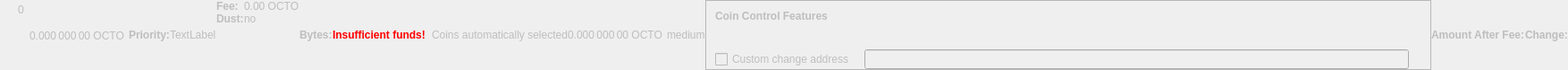
    <widget class="QWidget" name="dummyHideWidget" native="true">
     <property name="enabled">
      <bool>false</bool>
     </property>
     <property name="maximumSize">
      <size>
       <width>100</width>
       <height>22</height>
      </size>
     </property>
     <layout class="QHBoxLayout" name="dummyHideLayout">
      <property name="spacing">
       <number>0</number>
      </property>
      <property name="leftMargin">
       <number>0</number>
      </property>
      <property name="topMargin">
       <number>0</number>
      </property>
      <property name="rightMargin">
       <number>0</number>
      </property>
      <property name="bottomMargin">
       <number>0</number>
      </property>
      <item>
       <layout class="QFormLayout" name="formLayoutCoinControl1">
        <property name="horizontalSpacing">
         <number>10</number>
        </property>
        <property name="verticalSpacing">
         <number>14</number>
        </property>
        <property name="leftMargin">
         <number>10</number>
        </property>
        <property name="topMargin">
         <number>4</number>
        </property>
        <property name="rightMargin">
         <number>6</number>
        </property>
        <item row="0" column="1">
         <widget class="QLabel" name="labelCoinControlBytes">
          <property name="cursor">
           <cursorShape>IBeamCursor</cursorShape>
          </property>
          <property name="contextMenuPolicy">
           <enum>Qt::ActionsContextMenu</enum>
          </property>
          <property name="text">
           <string notr="true">0</string>
          </property>
          <property name="textInteractionFlags">
           <set>Qt::LinksAccessibleByMouse|Qt::TextSelectableByKeyboard|Qt::TextSelectableByMouse</set>
          </property>
         </widget>
        </item>
       </layout>
      </item>
      <item>
       <widget class="QLabel" name="labelCoinControlAfterFee">
        <property name="enabled">
         <bool>false</bool>
        </property>
        <property name="sizePolicy">
         <sizepolicy hsizetype="Fixed" vsizetype="Fixed">
          <horstretch>0</horstretch>
          <verstretch>0</verstretch>
         </sizepolicy>
        </property>
        <property name="minimumSize">
         <size>
          <width>111</width>
          <height>12</height>
         </size>
        </property>
        <property name="maximumSize">
         <size>
          <width>111</width>
          <height>12</height>
         </size>
        </property>
        <property name="cursor">
         <cursorShape>IBeamCursor</cursorShape>
        </property>
        <property name="contextMenuPolicy">
         <enum>Qt::ActionsContextMenu</enum>
        </property>
        <property name="text">
         <string notr="true">0.000 000 00 OCTO</string>
        </property>
        <property name="textInteractionFlags">
         <set>Qt::LinksAccessibleByMouse|Qt::TextSelectableByKeyboard|Qt::TextSelectableByMouse</set>
        </property>
       </widget>
      </item>
      <item>
       <widget class="QLabel" name="labelCoinControlPriorityText">
        <property name="enabled">
         <bool>false</bool>
        </property>
        <property name="font">
         <font>
          <weight>75</weight>
          <bold>true</bold>
         </font>
        </property>
        <property name="text">
         <string>Priority:</string>
        </property>
       </widget>
      </item>
      <item>
       <layout class="QHBoxLayout" name="horizontalLayout">
        <item>
         <widget class="QLabel" name="WarningLabel">
          <property name="text">
           <string>TextLabel</string>
          </property>
         </widget>
        </item>
       </layout>
      </item>
      <item>
       <layout class="QFormLayout" name="formLayoutCoinControl3">
        <property name="horizontalSpacing">
         <number>0</number>
        </property>
        <property name="verticalSpacing">
         <number>0</number>
        </property>
        <property name="leftMargin">
         <number>0</number>
        </property>
        <property name="topMargin">
         <number>0</number>
        </property>
        <property name="rightMargin">
         <number>0</number>
        </property>
        <item row="0" column="0">
         <widget class="QLabel" name="labelCoinControlFeeText">
          <property name="enabled">
           <bool>false</bool>
          </property>
          <property name="font">
           <font>
            <weight>75</weight>
            <bold>true</bold>
           </font>
          </property>
          <property name="text">
           <string>Fee:</string>
          </property>
          <property name="margin">
           <number>0</number>
          </property>
         </widget>
        </item>
        <item row="0" column="1">
         <widget class="QLabel" name="labelCoinControlFee">
          <property name="enabled">
           <bool>false</bool>
          </property>
          <property name="cursor">
           <cursorShape>IBeamCursor</cursorShape>
          </property>
          <property name="contextMenuPolicy">
           <enum>Qt::ActionsContextMenu</enum>
          </property>
          <property name="text">
           <string notr="true">0.00 OCTO</string>
          </property>
          <property name="textInteractionFlags">
           <set>Qt::LinksAccessibleByMouse|Qt::TextSelectableByKeyboard|Qt::TextSelectableByMouse</set>
          </property>
         </widget>
        </item>
        <item row="1" column="0">
         <widget class="QLabel" name="labelCoinControlLowOutputText">
          <property name="enabled">
           <bool>false</bool>
          </property>
          <property name="font">
           <font>
            <weight>75</weight>
            <bold>true</bold>
           </font>
          </property>
          <property name="text">
           <string>Dust:</string>
          </property>
         </widget>
        </item>
        <item row="1" column="1">
         <widget class="QLabel" name="labelCoinControlLowOutput">
          <property name="enabled">
           <bool>false</bool>
          </property>
          <property name="cursor">
           <cursorShape>IBeamCursor</cursorShape>
          </property>
          <property name="contextMenuPolicy">
           <enum>Qt::ActionsContextMenu</enum>
          </property>
          <property name="text">
           <string>no</string>
          </property>
          <property name="textInteractionFlags">
           <set>Qt::LinksAccessibleByMouse|Qt::TextSelectableByKeyboard|Qt::TextSelectableByMouse</set>
          </property>
         </widget>
        </item>
       </layout>
      </item>
      <item>
       <widget class="QLabel" name="labelCoinControlBytesText">
        <property name="enabled">
         <bool>false</bool>
        </property>
        <property name="font">
         <font>
          <weight>75</weight>
          <bold>true</bold>
         </font>
        </property>
        <property name="text">
         <string>Bytes:</string>
        </property>
       </widget>
      </item>
      <item>
       <layout class="QFormLayout" name="formLayoutCoinControl2">
        <property name="horizontalSpacing">
         <number>0</number>
        </property>
        <property name="verticalSpacing">
         <number>0</number>
        </property>
        <property name="leftMargin">
         <number>0</number>
        </property>
        <property name="topMargin">
         <number>0</number>
        </property>
        <property name="rightMargin">
         <number>0</number>
        </property>
       </layout>
      </item>
      <item>
       <layout class="QHBoxLayout" name="horizontalLayoutCoinControl2">
        <property name="spacing">
         <number>0</number>
        </property>
        <property name="bottomMargin">
         <number>0</number>
        </property>
       </layout>
      </item>
      <item>
       <widget class="QLabel" name="labelCoinControlInsuffFunds">
        <property name="enabled">
         <bool>false</bool>
        </property>
        <property name="minimumSize">
         <size>
          <width>0</width>
          <height>0</height>
         </size>
        </property>
        <property name="font">
         <font>
          <weight>75</weight>
          <bold>true</bold>
         </font>
        </property>
        <property name="styleSheet">
         <string notr="true">color:red;font-weight:bold;</string>
        </property>
        <property name="text">
         <string>Insufficient funds!</string>
        </property>
        <property name="margin">
         <number>5</number>
        </property>
       </widget>
      </item>
      <item>
       <layout class="QFormLayout" name="formLayoutCoinControl4">
        <property name="horizontalSpacing">
         <number>0</number>
        </property>
        <property name="verticalSpacing">
         <number>0</number>
        </property>
        <property name="leftMargin">
         <number>0</number>
        </property>
        <property name="topMargin">
         <number>0</number>
        </property>
        <property name="rightMargin">
         <number>0</number>
        </property>
       </layout>
      </item>
      <item>
       <widget class="QLabel" name="labelCoinControlChangeLabel">
        <property name="enabled">
         <bool>false</bool>
        </property>
        <property name="sizePolicy">
         <sizepolicy hsizetype="Preferred" vsizetype="Expanding">
          <horstretch>0</horstretch>
          <verstretch>0</verstretch>
         </sizepolicy>
        </property>
        <property name="minimumSize">
         <size>
          <width>0</width>
          <height>0</height>
         </size>
        </property>
        <property name="text">
         <string/>
        </property>
        <property name="margin">
         <number>3</number>
        </property>
       </widget>
      </item>
      <item>
       <widget class="QLabel" name="labelCoinControlAutomaticallySelected">
        <property name="enabled">
         <bool>false</bool>
        </property>
        <property name="sizePolicy">
         <sizepolicy hsizetype="Fixed" vsizetype="Fixed">
          <horstretch>0</horstretch>
          <verstretch>0</verstretch>
         </sizepolicy>
        </property>
        <property name="minimumSize">
         <size>
          <width>0</width>
          <height>0</height>
         </size>
        </property>
        <property name="maximumSize">
         <size>
          <width>240</width>
          <height>16777215</height>
         </size>
        </property>
        <property name="text">
         <string>Coins automatically selected</string>
        </property>
        <property name="margin">
         <number>5</number>
        </property>
       </widget>
      </item>
      <item>
       <widget class="QLabel" name="labelCoinControlChange">
        <property name="enabled">
         <bool>false</bool>
        </property>
        <property name="sizePolicy">
         <sizepolicy hsizetype="Fixed" vsizetype="Fixed">
          <horstretch>0</horstretch>
          <verstretch>0</verstretch>
         </sizepolicy>
        </property>
        <property name="minimumSize">
         <size>
          <width>111</width>
          <height>0</height>
         </size>
        </property>
        <property name="maximumSize">
         <size>
          <width>111</width>
          <height>16777215</height>
         </size>
        </property>
        <property name="cursor">
         <cursorShape>IBeamCursor</cursorShape>
        </property>
        <property name="contextMenuPolicy">
         <enum>Qt::ActionsContextMenu</enum>
        </property>
        <property name="text">
         <string notr="true">0.000 000 00 OCTO</string>
        </property>
        <property name="textInteractionFlags">
         <set>Qt::LinksAccessibleByMouse|Qt::TextSelectableByKeyboard|Qt::TextSelectableByMouse</set>
        </property>
       </widget>
      </item>
      <item>
       <widget class="QLabel" name="labelCoinControlPriority">
        <property name="enabled">
         <bool>false</bool>
        </property>
        <property name="cursor">
         <cursorShape>IBeamCursor</cursorShape>
        </property>
        <property name="contextMenuPolicy">
         <enum>Qt::ActionsContextMenu</enum>
        </property>
        <property name="text">
         <string>medium</string>
        </property>
        <property name="textInteractionFlags">
         <set>Qt::LinksAccessibleByMouse|Qt::TextSelectableByKeyboard|Qt::TextSelectableByMouse</set>
        </property>
       </widget>
      </item>
      <item>
       <widget class="QFrame" name="frameCoinControl">
        <property name="sizePolicy">
         <sizepolicy hsizetype="Expanding" vsizetype="Expanding">
          <horstretch>0</horstretch>
          <verstretch>0</verstretch>
         </sizepolicy>
        </property>
        <property name="maximumSize">
         <size>
          <width>16777215</width>
          <height>16777215</height>
         </size>
        </property>
        <property name="frameShape">
         <enum>QFrame::StyledPanel</enum>
        </property>
        <property name="frameShadow">
         <enum>QFrame::Sunken</enum>
        </property>
        <layout class="QVBoxLayout" name="verticalLayoutCoinControl2_2">
         <property name="spacing">
          <number>0</number>
         </property>
         <property name="leftMargin">
          <number>0</number>
         </property>
         <property name="topMargin">
          <number>0</number>
         </property>
         <property name="rightMargin">
          <number>0</number>
         </property>
         <property name="bottomMargin">
          <number>0</number>
         </property>
         <item>
          <layout class="QVBoxLayout" name="verticalLayoutCoinControl" stretch="0,0,0,1">
           <property name="spacing">
            <number>0</number>
           </property>
           <property name="leftMargin">
            <number>10</number>
           </property>
           <property name="topMargin">
            <number>10</number>
           </property>
           <item>
            <layout class="QHBoxLayout" name="horizontalLayoutCoinControl1">
             <property name="bottomMargin">
              <number>15</number>
             </property>
             <item>
              <widget class="QLabel" name="labelCoinControlFeatures">
               <property name="enabled">
                <bool>false</bool>
               </property>
               <property name="sizePolicy">
                <sizepolicy hsizetype="Preferred" vsizetype="Maximum">
                 <horstretch>0</horstretch>
                 <verstretch>0</verstretch>
                </sizepolicy>
               </property>
               <property name="font">
                <font>
                 <weight>75</weight>
                 <bold>true</bold>
                </font>
               </property>
               <property name="styleSheet">
                <string notr="true">font-weight:bold;</string>
               </property>
               <property name="text">
                <string>Coin Control Features</string>
               </property>
              </widget>
             </item>
            </layout>
           </item>
           <item>
            <widget class="QWidget" name="widgetCoinControl" native="true">
             <property name="sizePolicy">
              <sizepolicy hsizetype="Preferred" vsizetype="Preferred">
               <horstretch>0</horstretch>
               <verstretch>0</verstretch>
              </sizepolicy>
             </property>
             <property name="minimumSize">
              <size>
               <width>0</width>
               <height>0</height>
              </size>
             </property>
             <property name="styleSheet">
              <string notr="true"/>
             </property>
             <layout class="QHBoxLayout" name="horizontalLayoutCoinControl5_2">
              <property name="leftMargin">
               <number>0</number>
              </property>
              <property name="topMargin">
               <number>0</number>
              </property>
              <property name="rightMargin">
               <number>0</number>
              </property>
              <property name="bottomMargin">
               <number>0</number>
              </property>
              <item>
               <layout class="QHBoxLayout" name="horizontalLayoutCoinControl3">
                <property name="spacing">
                 <number>20</number>
                </property>
                <property name="topMargin">
                 <number>0</number>
                </property>
                <property name="bottomMargin">
                 <number>10</number>
                </property>
               </layout>
              </item>
             </layout>
            </widget>
           </item>
           <item>
            <layout class="QHBoxLayout" name="horizontalLayoutCoinControl4" stretch="0,0,0">
             <property name="spacing">
              <number>12</number>
             </property>
             <property name="sizeConstraint">
              <enum>QLayout::SetDefaultConstraint</enum>
             </property>
             <property name="topMargin">
              <number>5</number>
             </property>
             <property name="rightMargin">
              <number>5</number>
             </property>
             <item>
              <widget class="QCheckBox" name="checkBoxCoinControlChange">
               <property name="enabled">
                <bool>false</bool>
               </property>
               <property name="toolTip">
                <string>If this is activated, but the change address is empty or invalid, change will be sent to a newly generated address.</string>
               </property>
               <property name="text">
                <string>Custom change address</string>
               </property>
              </widget>
             </item>
             <item>
              <widget class="QValidatedLineEdit" name="lineEditCoinControlChange">
               <property name="enabled">
                <bool>false</bool>
               </property>
               <property name="sizePolicy">
                <sizepolicy hsizetype="Expanding" vsizetype="Fixed">
                 <horstretch>0</horstretch>
                 <verstretch>0</verstretch>
                </sizepolicy>
               </property>
              </widget>
             </item>
             <item>
              <widget class="QLabel" name="labelCoinControlChangeLabel_2">
               <property name="sizePolicy">
                <sizepolicy hsizetype="Preferred" vsizetype="Expanding">
                 <horstretch>0</horstretch>
                 <verstretch>0</verstretch>
                </sizepolicy>
               </property>
               <property name="minimumSize">
                <size>
                 <width>0</width>
                 <height>0</height>
                </size>
               </property>
               <property name="text">
                <string/>
               </property>
               <property name="margin">
                <number>3</number>
               </property>
              </widget>
             </item>
            </layout>
           </item>
           <item>
            <spacer name="verticalSpacerCoinControl">
             <property name="orientation">
              <enum>Qt::Vertical</enum>
             </property>
             <property name="sizeHint" stdset="0">
              <size>
               <width>800</width>
               <height>1</height>
              </size>
             </property>
            </spacer>
           </item>
          </layout>
         </item>
        </layout>
       </widget>
      </item>
      <item>
       <widget class="QLabel" name="labelCoinControlAfterFeeText">
        <property name="enabled">
         <bool>false</bool>
        </property>
        <property name="minimumSize">
         <size>
          <width>0</width>
          <height>0</height>
         </size>
        </property>
        <property name="maximumSize">
         <size>
          <width>16777215</width>
          <height>16777215</height>
         </size>
        </property>
        <property name="font">
         <font>
          <weight>75</weight>
          <bold>true</bold>
         </font>
        </property>
        <property name="text">
         <string>Amount After Fee:</string>
        </property>
        <property name="alignment">
         <set>Qt::AlignLeading|Qt::AlignLeft|Qt::AlignVCenter</set>
        </property>
        <property name="margin">
         <number>0</number>
        </property>
       </widget>
      </item>
      <item>
       <widget class="QLabel" name="labelCoinControlChangeText">
        <property name="enabled">
         <bool>false</bool>
        </property>
        <property name="sizePolicy">
         <sizepolicy hsizetype="Preferred" vsizetype="Preferred">
          <horstretch>0</horstretch>
          <verstretch>0</verstretch>
         </sizepolicy>
        </property>
        <property name="minimumSize">
         <size>
          <width>0</width>
          <height>0</height>
         </size>
        </property>
        <property name="maximumSize">
         <size>
          <width>16777215</width>
          <height>16777215</height>
         </size>
        </property>
        <property name="font">
         <font>
          <weight>75</weight>
          <bold>true</bold>
         </font>
        </property>
        <property name="text">
         <string>Change:</string>
        </property>
        <property name="alignment">
         <set>Qt::AlignLeading|Qt::AlignLeft|Qt::AlignVCenter</set>
        </property>
       </widget>
      </item>
     </layout>
    </widget>
